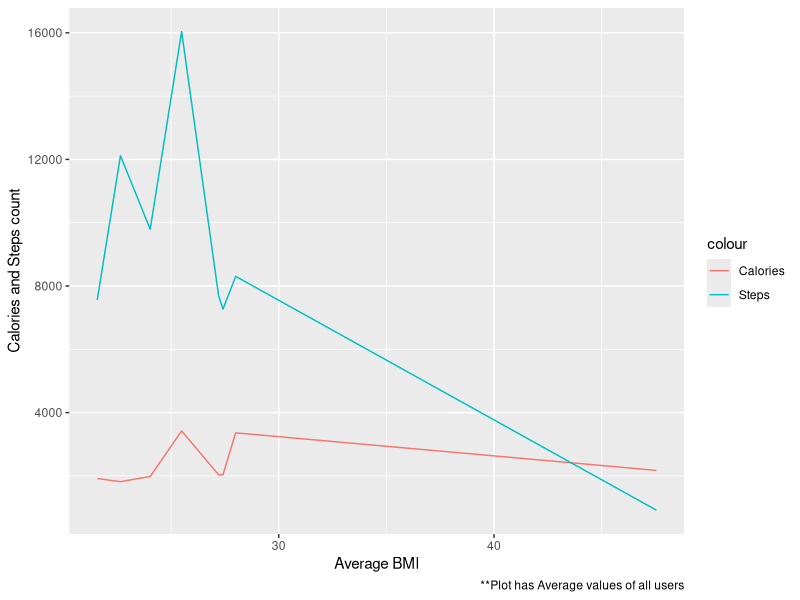
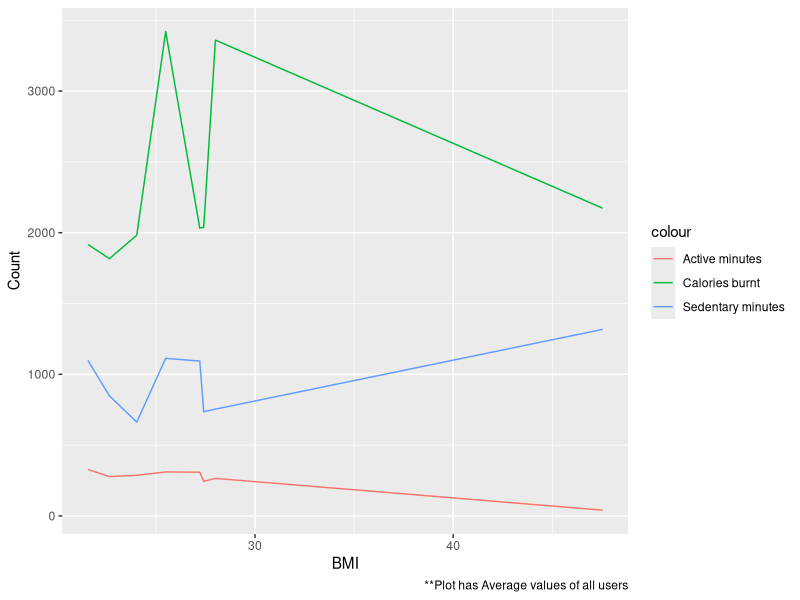
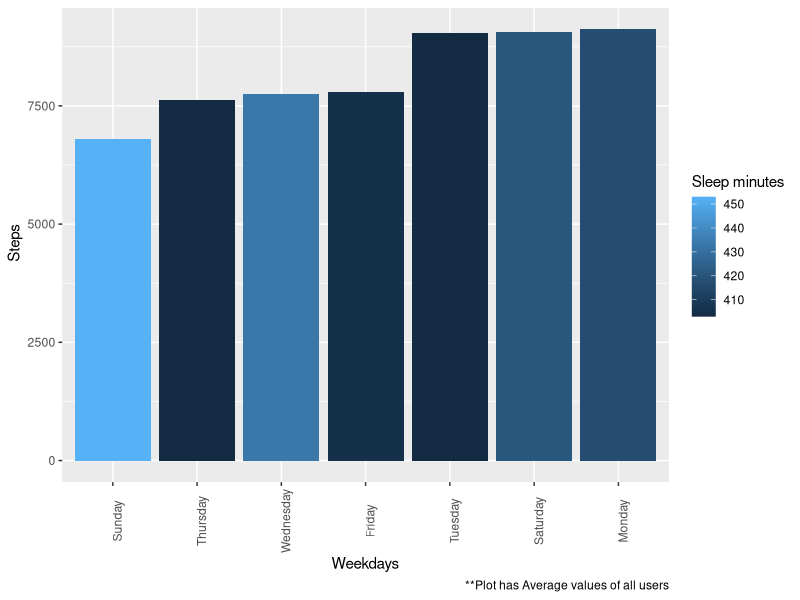
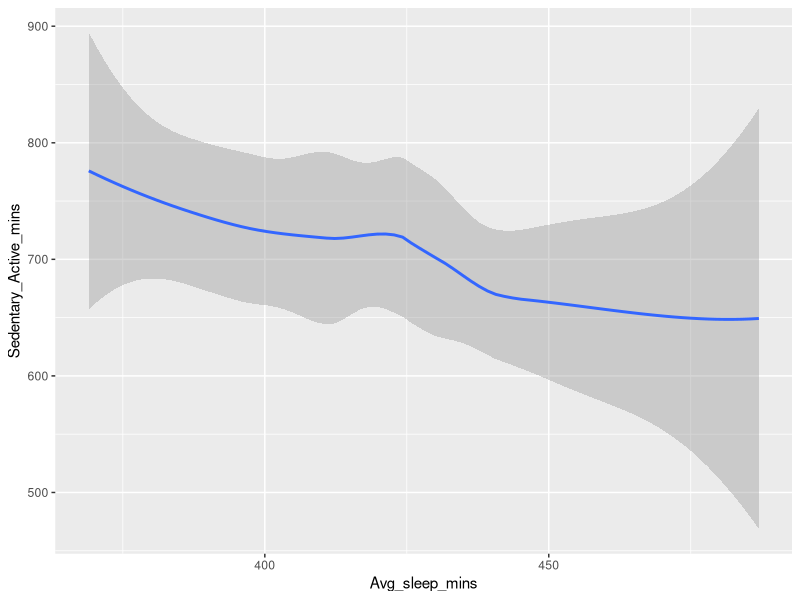
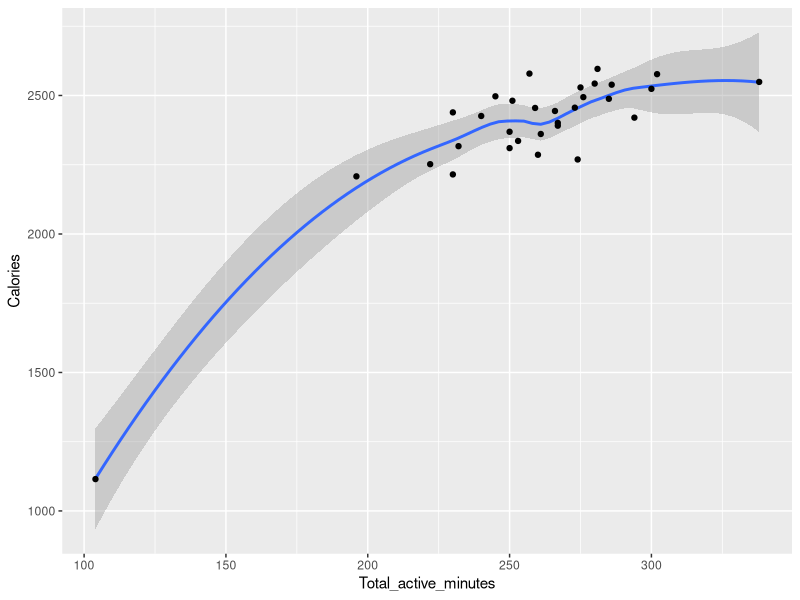
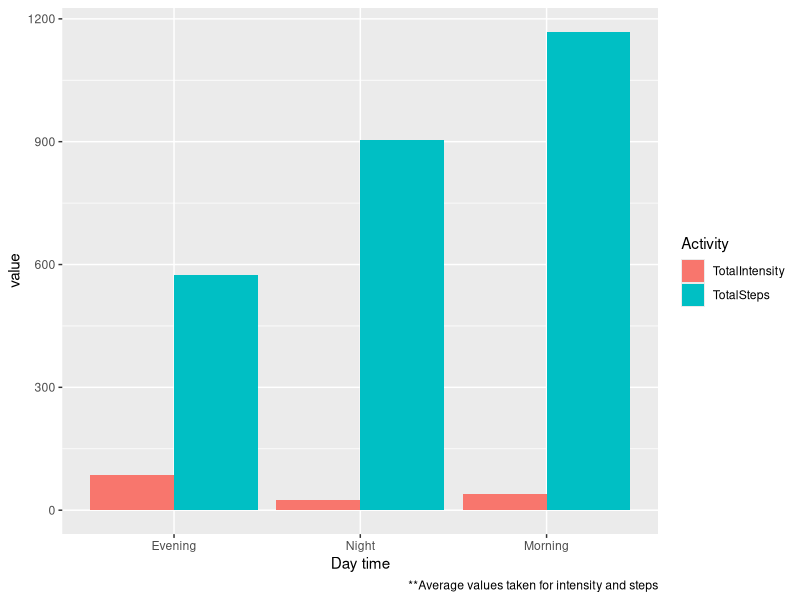

Here is the R script that generated these plots, in order:
## ---- chunk 1
knitr::opts_chunk$set(echo = FALSE)

install.packages("tidyverse",repos =" http://cran.us.r-project.org ")
library(tidyverse)

install.packages("ggplot2")
library(ggplot2)

install.packages("reshape2", repos =" http://cran.us.r-project.org ") # for melt method
library(reshape2)


# analysis 1 : BMI vs Steps and Calories burnt
BMI_Analysis<-read.csv("CustomFiles/BMI_Analysis.csv")
str(BMI_Analysis)

steps_sleep_awake<-read.csv("CustomFiles/Weekday_steps_sleep_awake.csv")
str(steps_sleep_awake)

date_vs_others<-read.csv("CustomFiles/Date_vs_others.csv")
str(date_vs_others)

Intensity_Steps<-read.csv("CustomFiles/Steps_Intensity_hourly.csv")
Intensity_Steps_long<-Intensity_Steps %>% 
  pivot_longer(cols = c("TotalSteps", "TotalIntensity"), names_to = "Activity")
str(Intensity_Steps_long)

## ---- chunk 2

ggplot(data = BMI_Analysis, aes(x= avg_BMI)) +
geom_line(aes(y = avg_Calories, color = 'Calories')) +
geom_line(aes(y = avg_steps, color = "Steps")) +
  labs(y = 'Calories and Steps count', x="Average BMI",caption = "**Plot has Average values of all users")

## ---- chunk 3
#Analysis 2: BMI vs Calories burnt, active and sedentary minutes 

ggplot(data = BMI_Analysis, aes(x= avg_BMI)) +
  geom_line(aes(y = avg_Calories, color = 'Calories burnt')) +
  geom_line(aes(y = Avg_ActiveMinutes, color = "Active minutes")) +
  geom_line(aes(y = SedentaryMinutes, color = "Sedentary minutes")) +
  labs(y = 'Count',x="BMI",caption = "**Plot has Average values of all users")
## ---- chunk 4
ggplot(data = steps_sleep_awake,) +
  geom_col(aes(x=reorder(as.character(Date_format),Avg_steps),y = Avg_steps, fill = Avg_sleep_mins))+
  labs(caption = "**Plot has Average values of all users",x="Weekdays",y=" Steps", fill="Sleep minutes")+
  theme(axis.text.x = element_text(angle=90))
## ---- chunk 5
ggplot(data=date_vs_others,aes(x=Avg_sleep_mins))+
  geom_smooth(mapping = aes(y=Sedentary_Active_mins),method = 'loess',formula = y ~ x)

## ---- chunk 6
ggplot(data=date_vs_others,aes(x=Total_active_minutes))+
  geom_smooth(mapping = aes(y=Calories),formula = y ~ x,method = 'loess')+
  geom_point(mapping = aes(y=Calories))
## ---- chunk 7
ggplot(data = Intensity_Steps_long)+
  geom_bar(aes(x =reorder(Hours,value) , y = value, fill =Activity  ),stat="identity", position = "dodge")+
  labs(x="Day time",caption="**Average values taken for intensity and steps")
